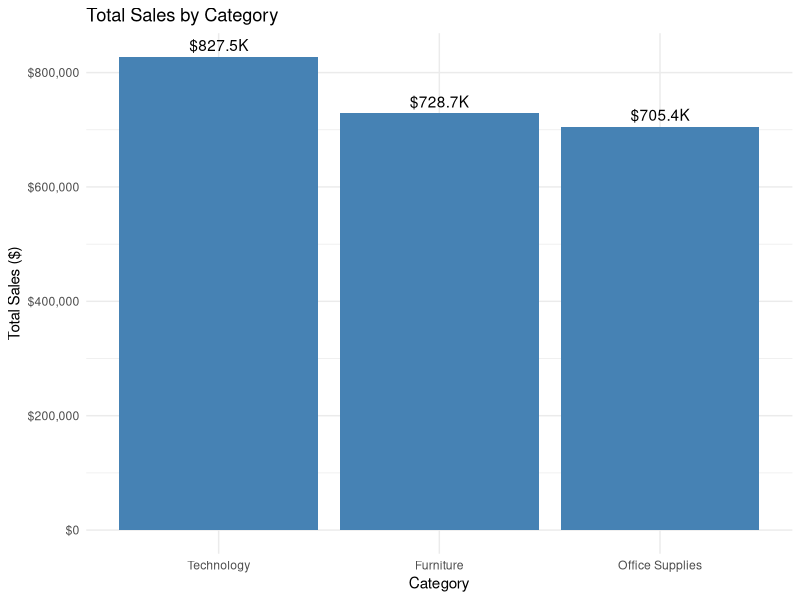
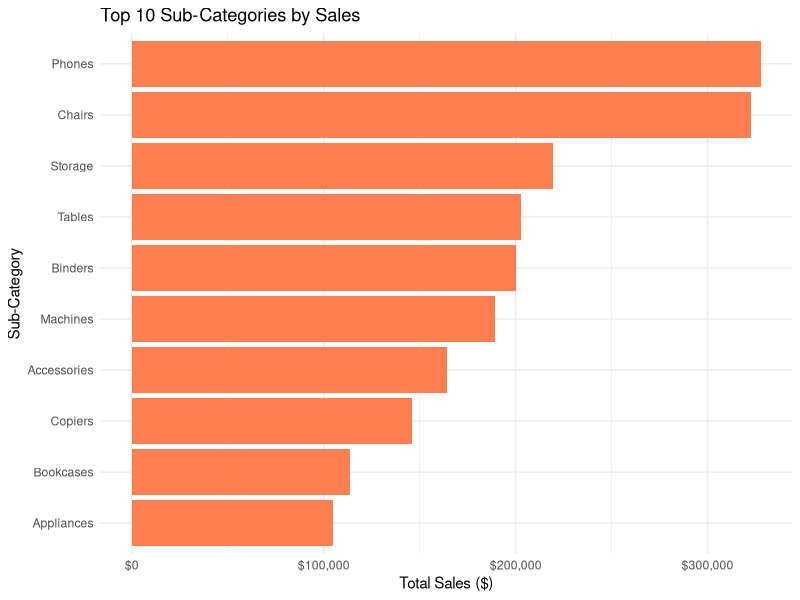
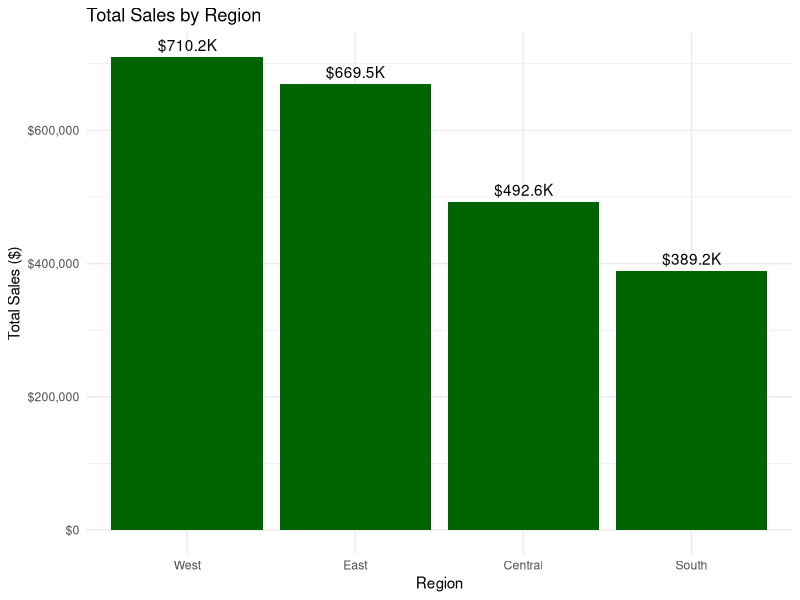
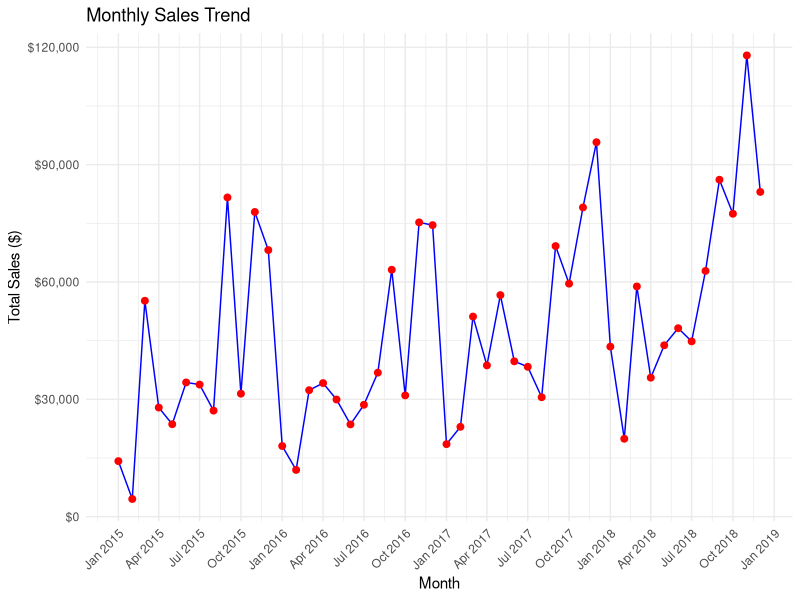
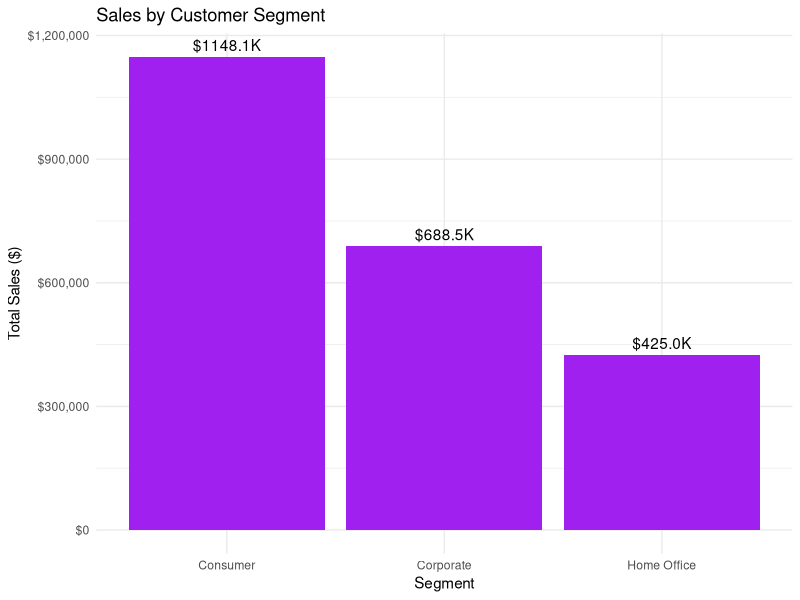

Here is the R script that generated these plots, in order:
# Advanced Retail Sales Analysis
# Date: May 27, 2025

# Set CRAN mirror first
options(repos = c(CRAN = "https://cloud.r-project.org"))

# Install and load required packages
required_packages <- c("readr", "dplyr", "ggplot2", "lubridate", "tidyr", "scales", "forcats")
for(pkg in required_packages) {
  if(!require(pkg, character.only = TRUE)) {
    install.packages(pkg)
    library(pkg, character.only = TRUE)
  }
}

# Load the data
retail_data <- read.csv("train.csv", stringsAsFactors = FALSE, check.names = FALSE)

# Clean column names (remove BOM character if present)
names(retail_data)[1] <- "Row ID"

# Data preprocessing
# Convert date columns to Date type
retail_data$`Order Date` <- as.Date(retail_data$`Order Date`, format = "%Y-%m-%d")
retail_data$`Ship Date` <- as.Date(retail_data$`Ship Date`, format = "%Y-%m-%d")

# Calculate shipping days
retail_data$`Shipping Days` <- as.numeric(retail_data$`Ship Date` - retail_data$`Order Date`)

# Extract year and month for time-based analysis
retail_data$Year <- year(retail_data$`Order Date`)
retail_data$Month <- month(retail_data$`Order Date`, label = TRUE)
retail_data$YearMonth <- format(retail_data$`Order Date`, "%Y-%m")

# 1. SALES ANALYSIS

# 1.1 Total sales by category
sales_by_category <- retail_data %>%
  group_by(Category) %>%
  summarise(
    Total_Sales = sum(Sales, na.rm = TRUE),
    Order_Count = n_distinct(`Order ID`),
    Avg_Order_Value = Total_Sales / Order_Count
  ) %>%
  arrange(desc(Total_Sales))

print("Sales by Category:")
print(sales_by_category)

# 1.2 Sales by sub-category
sales_by_subcategory <- retail_data %>%
  group_by(Category, `Sub-Category`) %>%
  summarise(
    Total_Sales = sum(Sales, na.rm = TRUE),
    Order_Count = n_distinct(`Order ID`)
  ) %>%
  arrange(Category, desc(Total_Sales))

print("Sales by Sub-Category:")
print(sales_by_subcategory)

# 1.3 Sales by region
sales_by_region <- retail_data %>%
  group_by(Region) %>%
  summarise(
    Total_Sales = sum(Sales, na.rm = TRUE),
    Order_Count = n_distinct(`Order ID`)
  ) %>%
  arrange(desc(Total_Sales))

print("Sales by Region:")
print(sales_by_region)

# 1.4 Sales by state
sales_by_state <- retail_data %>%
  group_by(State) %>%
  summarise(
    Total_Sales = sum(Sales, na.rm = TRUE),
    Order_Count = n_distinct(`Order ID`)
  ) %>%
  arrange(desc(Total_Sales)) %>%
  head(10)

print("Top 10 States by Sales:")
print(sales_by_state)

# 1.5 Sales by customer segment
sales_by_segment <- retail_data %>%
  group_by(Segment) %>%
  summarise(
    Total_Sales = sum(Sales, na.rm = TRUE),
    Order_Count = n_distinct(`Order ID`),
    Customer_Count = n_distinct(`Customer ID`),
    Avg_Sales_per_Customer = Total_Sales / Customer_Count
  ) %>%
  arrange(desc(Total_Sales))

print("Sales by Customer Segment:")
print(sales_by_segment)

# 2. TIME SERIES ANALYSIS

# 2.1 Monthly sales trend
monthly_sales <- retail_data %>%
  group_by(YearMonth) %>%
  summarise(Total_Sales = sum(Sales, na.rm = TRUE)) %>%
  arrange(YearMonth)

# 2.2 Sales by year and category
yearly_category_sales <- retail_data %>%
  group_by(Year, Category) %>%
  summarise(Total_Sales = sum(Sales, na.rm = TRUE)) %>%
  arrange(Year, desc(Total_Sales))

print("Sales by Year and Category:")
print(yearly_category_sales)

# 3. VISUALIZATIONS

# 3.1 Category sales visualization
p1 <- ggplot(sales_by_category, aes(x = reorder(Category, -Total_Sales), y = Total_Sales)) +
  geom_bar(stat = "identity", fill = "steelblue") +
  geom_text(aes(label = sprintf("$%.1fK", Total_Sales/1000)), vjust = -0.5) +
  labs(title = "Total Sales by Category",
       x = "Category",
       y = "Total Sales ($)") +
  theme_minimal() +
  scale_y_continuous(labels = scales::dollar_format())

print(p1)

# 3.2 Sub-category sales visualization (top 10)
top_subcategories <- retail_data %>%
  group_by(`Sub-Category`) %>%
  summarise(Total_Sales = sum(Sales, na.rm = TRUE)) %>%
  arrange(desc(Total_Sales)) %>%
  head(10)

p2 <- ggplot(top_subcategories, aes(x = reorder(`Sub-Category`, Total_Sales), y = Total_Sales)) +
  geom_bar(stat = "identity", fill = "coral") +
  coord_flip() +
  labs(title = "Top 10 Sub-Categories by Sales",
       x = "Sub-Category",
       y = "Total Sales ($)") +
  theme_minimal() +
  scale_y_continuous(labels = scales::dollar_format())

print(p2)

# 3.3 Regional sales visualization
p3 <- ggplot(sales_by_region, aes(x = reorder(Region, -Total_Sales), y = Total_Sales)) +
  geom_bar(stat = "identity", fill = "darkgreen") +
  geom_text(aes(label = sprintf("$%.1fK", Total_Sales/1000)), vjust = -0.5) +
  labs(title = "Total Sales by Region",
       x = "Region",
       y = "Total Sales ($)") +
  theme_minimal() +
  scale_y_continuous(labels = scales::dollar_format())

print(p3)

# 3.4 Monthly sales trend visualization
monthly_sales$YearMonth <- as.Date(paste0(monthly_sales$YearMonth, "-01"))

p4 <- ggplot(monthly_sales, aes(x = YearMonth, y = Total_Sales)) +
  geom_line(color = "blue") +
  geom_point(color = "red", size = 2) +
  labs(title = "Monthly Sales Trend",
       x = "Month",
       y = "Total Sales ($)") +
  theme_minimal() +
  scale_x_date(date_labels = "%b %Y", date_breaks = "3 months") +
  scale_y_continuous(labels = scales::dollar_format()) +
  theme(axis.text.x = element_text(angle = 45, hjust = 1))

print(p4)

# 3.5 Segment comparison
p5 <- ggplot(sales_by_segment, aes(x = reorder(Segment, -Total_Sales), y = Total_Sales)) +
  geom_bar(stat = "identity", fill = "purple") +
  geom_text(aes(label = sprintf("$%.1fK", Total_Sales/1000)), vjust = -0.5) +
  labs(title = "Sales by Customer Segment",
       x = "Segment",
       y = "Total Sales ($)") +
  theme_minimal() +
  scale_y_continuous(labels = scales::dollar_format())

print(p5)

# 4. ADDITIONAL ANALYSES

# 4.1 Shipping analysis
shipping_summary <- retail_data %>%
  group_by(`Ship Mode`) %>%
  summarise(
    Avg_Shipping_Days = mean(`Shipping Days`, na.rm = TRUE),
    Order_Count = n_distinct(`Order ID`),
    Total_Sales = sum(Sales, na.rm = TRUE)
  ) %>%
  arrange(`Ship Mode`)

print("Shipping Analysis by Ship Mode:")
print(shipping_summary)

# 4.2 Top customers by sales
top_customers <- retail_data %>%
  group_by(`Customer Name`, `Customer ID`) %>%
  summarise(
    Total_Sales = sum(Sales, na.rm = TRUE),
    Order_Count = n_distinct(`Order ID`)
  ) %>%
  arrange(desc(Total_Sales)) %>%
  head(10)

print("Top 10 Customers by Sales:")
print(top_customers)

# 4.3 Product performance
product_performance <- retail_data %>%
  group_by(`Product Name`, `Product ID`, Category, `Sub-Category`) %>%
  summarise(
    Total_Sales = sum(Sales, na.rm = TRUE),
    Order_Count = n()
  ) %>%
  arrange(desc(Total_Sales)) %>%
  head(10)

print("Top 10 Products by Sales:")
print(product_performance)

# 5. SAVE RESULTS
# Uncomment these lines if you want to save the results

# Save processed data
# write.csv(retail_data, "processed_retail_data.csv", row.names = FALSE)

# Save key analysis results
# write.csv(sales_by_category, "sales_by_category.csv", row.names = FALSE)
# write.csv(sales_by_region, "sales_by_region.csv", row.names = FALSE)
# write.csv(monthly_sales, "monthly_sales.csv", row.names = FALSE)

# Save plots
# ggsave("category_sales.png", plot = p1, width = 10, height = 6)
# ggsave("subcategory_sales.png", plot = p2, width = 10, height = 8)
# ggsave("regional_sales.png", plot = p3, width = 10, height = 6)
# ggsave("monthly_trend.png", plot = p4, width = 12, height = 6)
# ggsave("segment_sales.png", plot = p5, width = 10, height = 6)

# Print session info for reproducibility
sessionInfo()
